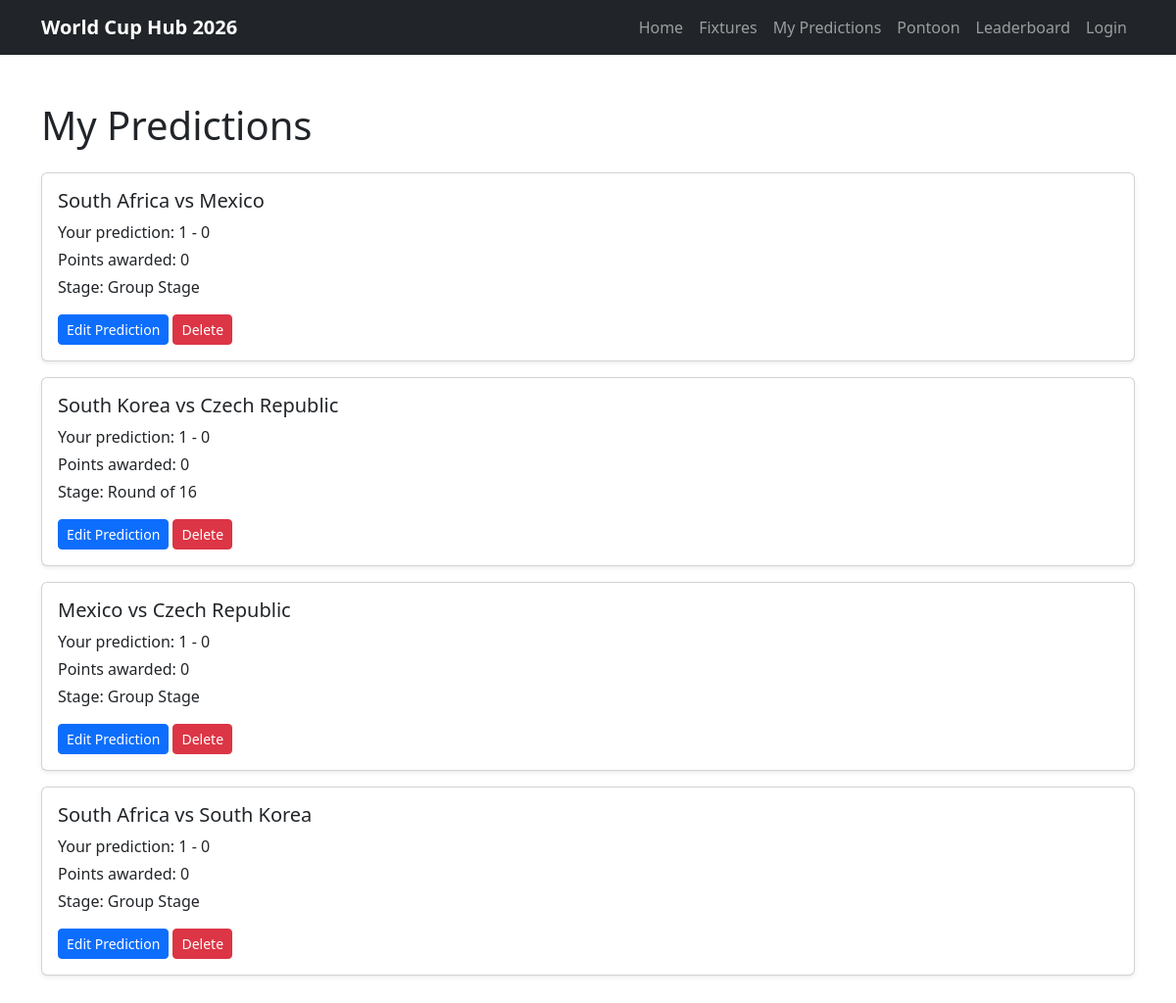
Page /my-predictions/ (signed in) on the earlier database version.
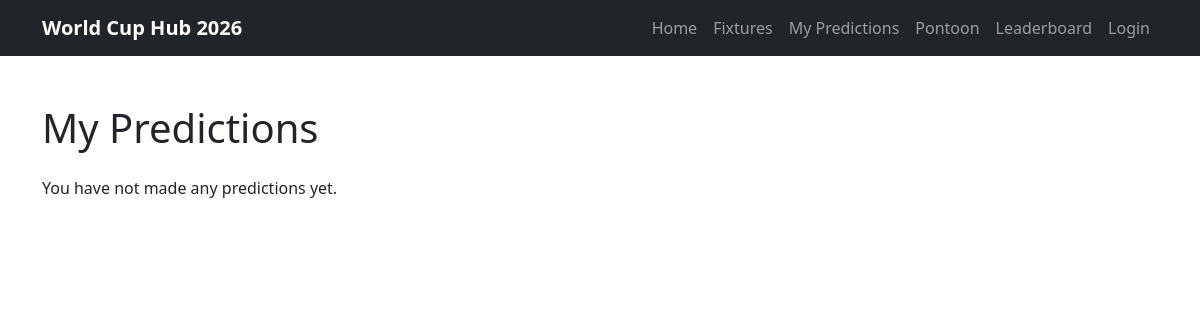
Same page on the later database version.
### predictor/models.py (models this page shows, shortened)
class Prediction(models.Model):
    user = models.ForeignKey(
        User,
        on_delete=models.CASCADE,
        related_name='predictions'
    )
    fixture = models.ForeignKey(
        Fixture,
        on_delete=models.CASCADE,
        related_name='predictions'
    )
    predicted_home_score = models.PositiveIntegerField()
    predicted_away_score = models.PositiveIntegerField()
    points_awarded = models.IntegerField(default=0)
    created_at = models.DateTimeField(auto_now_add=True)
    class Meta:
        unique_together = ('user', 'fixture')
        ordering = ['fixture__kickoff_time']

class Fixture(models.Model):
    STAGE_CHOICES = [
        ('Group Stage', 'Group Stage'),
        ('Round of 32', 'Round of 32'),
        ('Round of 16', 'Round of 16'),
        ('Quarterfinals', 'Quarterfinals'),
        ('Semifinals', 'Semifinals'),
        ('Final', 'Final'),
    ]
    home_team = models.ForeignKey(
        Team,
        on_delete=models.CASCADE,
        related_name='home_fixtures'
    )
    away_team = models.ForeignKey(
        Team,
        on_delete=models.CASCADE,
        related_name='away_fixtures'
    )
    stadium = models.ForeignKey(
        Stadium,
        on_delete=models.SET_NULL,
        related_name='fixtures',
        null=True,
        blank=True
    )
    stage = models.CharField(max_length=20, choices=STAGE_CHOICES)
    kickoff_time = models.DateTimeField()
    home_team_score = models.PositiveIntegerField(blank=True, null=True)
    away_team_score = models.PositiveIntegerField(blank=True, null=True)
    class Meta:
        ordering = ['kickoff_time']

class Team(models.Model):
    GROUP_CHOICES = [
        ('A', 'Group A'),
        ('B', 'Group B'),
        ('C', 'Group C'),
        ('D', 'Group D'),
        ('E', 'Group E'),
        ('F', 'Group F'),
        ('G', 'Group G'),
        ('H', 'Group H'),
        ('I', 'Group I'),
        ('J', 'Group J'),
        ('K', 'Group K'),
        ('L', 'Group L'),
    ]
    name = models.CharField(max_length=100)
    group = models.CharField(max_length=1, choices=GROUP_CHOICES)
    manager = models.CharField(max_length=100, blank=True, null=True)
    captain = models.CharField(max_length=100, blank=True, null=True)
    best_world_cup_finish = models.CharField(max_length=100, blank=True, null=True)
    best_world_cup_year = models.CharField(max_length=100,blank=True,null=True)
    def __str__(self):
        return self.name

### predictor/views.py (the view)
@login_required
def my_predictions(request):
    predictions = Prediction.objects.filter(
        user=request.user
    )
    context = {
        "predictions": predictions,
    }
    return render(
        request,
        "predictor/my_predictions.html",
        context
    )

### predictor/templates/predictor/my_predictions.html
{% extends "base.html" %} {% block title %} My Predictions | World Cup Hub 2026 {% endblock %} {% block content %}
<section class="container py-5">
  <h1 class="mb-4">My Predictions</h1>
  {% for prediction in predictions %}
  <div class="card mb-3 shadow-sm">
    <div class="card-body">
      <h2 class="h5">{{ prediction.fixture.home_team }} vs {{ prediction.fixture.away_team }}</h2>
      <p class="mb-1">Your prediction: {{ prediction.predicted_home_score }} - {{ prediction.predicted_away_score }}</p>
      <p class="mb-1">Points awarded: {{ prediction.points_awarded }}</p>
      <p class="mb-0">Stage: {{ prediction.fixture.get_stage_display }}</p>
      <a href="{% url 'create_prediction' prediction.fixture.id %}" class="btn btn-primary btn-sm mt-3"> Edit Prediction </a>
      <a href="{% url 'delete_prediction' prediction.id %}" class="btn btn-danger btn-sm mt-3"> Delete </a>
    </div>
  </div>
  {% empty %}
  <p>You have not made any predictions yet.</p>
  {% endfor %}
</section>
{% endblock %}

Differences in the rows shown:
removed Prediction: fixture.home_team "South Africa", fixture.away_team "Mexico", predicted_home_score "1", predicted_away_score "0", points_awarded "0", fixture.stage "Group Stage"
removed Prediction: fixture.home_team "South Korea", fixture.away_team "Czech Republic", predicted_home_score "1", predicted_away_score "0", points_awarded "0", fixture.stage "Round of 16"
removed Prediction: fixture.home_team "Mexico", fixture.away_team "Czech Republic", predicted_home_score "1", predicted_away_score "0", points_awarded "0", fixture.stage "Group Stage"
removed Prediction: fixture.home_team "South Africa", fixture.away_team "South Korea", predicted_home_score "1", predicted_away_score "0", points_awarded "0", fixture.stage "Group Stage"
Other differences:
text now shown: "You have not made any predictions yet."
